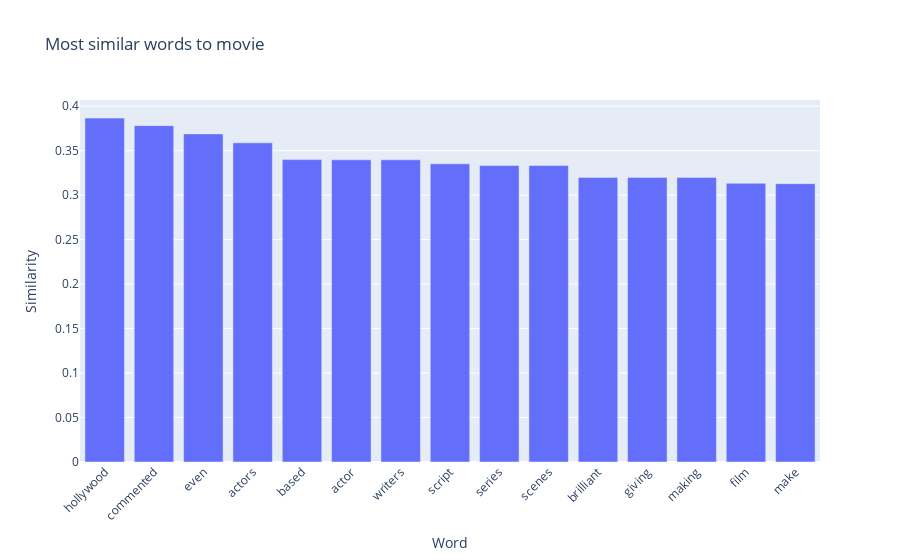

The notebook cell this image was saved under:
### Code cell
reference_word = "movie"

plot_k_most_similar_words(reference_word, learned_embeddings, k=15)

### Figure 1 — Plotly figure (JSON) as saved in the notebook; plotly's stock layout.template omitted (floating-point values rounded to 4 significant figures)
{"data": [{"alignmentgroup": "True", "hovertemplate": "Word=%{x}<br>Similarity=%{y}<extra></extra>", "legendgroup": "", "marker": {"color": "#636efa", "pattern": {"shape": ""}}, "name": "", "offsetgroup": "", "orientation": "v", "showlegend": false, "textposition": "auto", "type": "bar", "x": ["hollywood", "commented", "even", "actors", "based", "actor", "writers", "script", "series", "scenes", "brilliant", "giving", "making", "film", "make"], "xaxis": "x", "y": [0.3867, 0.3782, 0.3689, 0.3588, 0.34, 0.3398, 0.3398, 0.3353, 0.3333, 0.3333, 0.32, 0.32, 0.32, 0.3133, 0.313], "yaxis": "y"}], "layout": {"barmode": "relative", "legend": {"tracegroupgap": 0}, "title": {"text": "Most similar words to movie"}, "xaxis": {"anchor": "y", "domain": [0, 1], "tickangle": -45, "title": {"text": "Word"}}, "yaxis": {"anchor": "x", "domain": [0, 1], "title": {"text": "Similarity"}}}}
